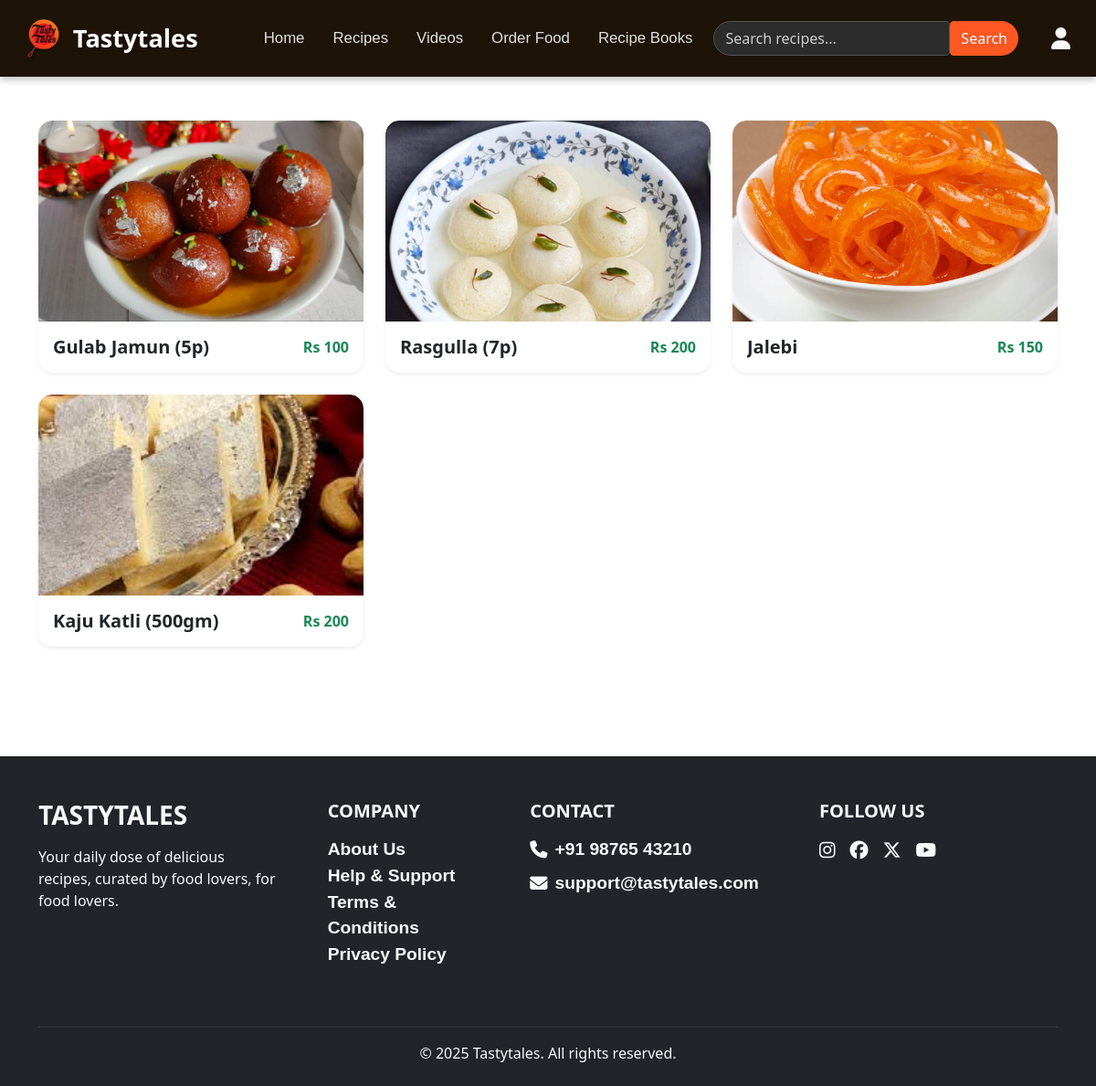
/sweet, run on the app's committed database.
### recipeproject/models.py (models this page shows)
class recipes(models.Model):
    foodname = models.CharField(max_length=255)
    foodimg = models.ImageField()
    foodinfo = models.TextField( default="No information available")
    foodprice = models.IntegerField(null=True,blank=True)
    videoSrc = models.URLField(null=True,blank=True,max_length=500)
    category = models.CharField(choices=allProducts, max_length=255)

### recipeproject/views.py (the view)
# urls.py: path('sweet', views.sweet),
def sweet(req):
    a = recipes.objects.filter(category='sweet').values()
    cl = list(a)
    return render(req,'sweet.html',context={'data':cl})

### recipeproject/templates/sweet.html (shortened to what this page needs)
{% load static %}
<!DOCTYPE html>
<html lang="en">
<head>
 <link href="https://cdn.jsdelivr.net/npm/bootstrap@5.3.3/dist/css/bootstrap.min.css" rel="stylesheet">
    <link rel="stylesheet" href="https://cdnjs.cloudflare.com/ajax/libs/font-awesome/6.6.0/css/all.min.css" />
     <link rel="stylesheet" href="{% static 'style.css' %}">
</head>
<body>
  <nav class="navbar navbar-expand-lg sticky-top py-3 px-3">
  <div class="container-fluid">
    <a class="navbar-brand" href="/">
      <img src="{% static 'src/logo-removebg-preview (2).png' %}" alt="Logo">
      Tastytales
    </a>
   <div class="collapse navbar-collapse d-none d-lg-flex justify-content-end align-items-center w-100">
      <ul class="navbar-nav me-auto ms-5">
        <li class="nav-item"><a class="nav-link" href="/">Home</a></li>
        <li class="nav-item"><a class="nav-link" href="/recipe">Recipes</a></li>
        <li class="nav-item"><a class="nav-link" href="/video">Videos</a></li>
        <li class="nav-item"><a class="nav-link" href="/orderfood">Order Food</a></li>
        <li class="nav-item"><a class="nav-link" href="/books">Recipe Books</a></li>
      </ul>
      <form class="d-flex search-form" id="searchf">
        <input class="form-control search-input" type="search" placeholder="Search recipes..." id="searchs">
        <button class="btn search-button" type="submit" id="searchb">Search</button>
      </form>
      <a href="/profile" class="user-icon ms-3"><i class="fa-solid fa-user"></i></a>
    </div>
  </div>
</nav>
  <div class="container py-5">
    <div class="row">
          {%for i in data%}
      <div class="col-md-4 col-sm-6 mb-4">
        <div class="card food-card border-0 shadow-sm">
          <a href="ordershow/{{i.id}}" class="text-decoration-none text-dark">
            <img src="{% static 'webimg/' %}{{ i.foodimg }}" class="card-img-top food-img" alt="Burger">
          <div class="card-body d-flex justify-content-between align-items-center">
  <h5 class="mb-0 fw-semibold text-truncate food-name">
   {{i.foodname}}
  </h5>
  <span class="text-success fw-bold">Rs {{i.foodprice}}</span>
</div>
          </a>
        </div>
      </div>
       {%endfor%}
    </div>
  </div>
  <div class="bg-dark text-light pt-5 pb-4 mt-5">
  <div class="container text-md-left">
    <div class="row text-md-left d-flex justify-content-between flex-wrap">
      <div class="col-md-3 mb-4">
        <h3 class="fw-bold text-uppercase mb-3">TASTYTALES</h3>
        <p>Your daily dose of delicious recipes, curated by food lovers, for food lovers.</p>
      </div>
      <div class="col-md-2 mb-4">
        <h5 class="text-uppercase fw-semibold mb-3">Company</h5>
        <ul class="list-unstyled">
          <li><a href="about" class="text-light text-decoration-none">About Us</a></li>
          <li><a href="support" class="text-light text-decoration-none">Help & Support</a></li>
          <li><a href="terms" class="text-light text-decoration-none">Terms & Conditions</a></li>
          <li><a href="privacy" class="text-light text-decoration-none">Privacy Policy</a></li>
        </ul>
      </div>
      <div class="col-md-3 mb-4">
        <h5 class="text-uppercase fw-semibold mb-3">Contact</h5>
        <ul class="list-unstyled">
          <li class="mb-2 d-flex align-items-center"><i class="fa-solid fa-phone me-2"></i>+91 98765 43210</li>
          <li class="d-flex align-items-center"><i class="fa-solid fa-envelope me-2"></i>support@tastytales.com</li>
        </ul>
      </div>
      <div class="col-md-3 mb-4">
        <h5 class="text-uppercase fw-semibold mb-3">Follow Us</h5>
        <div class="d-flex gap-3">
          <a href="https://instagram.com" target="_blank" class="text-light fs-5"><i class="fab fa-instagram"></i></a>
          <a href="https://facebook.com" target="_blank" class="text-light fs-5"><i class="fab fa-facebook"></i></a>
          <a href="https://x.com" target="_blank" class="text-light fs-5"><i class="fab fa-x-twitter"></i></a>
          <a href="https://youtube.com" target="_blank" class="text-light fs-5"><i class="fab fa-youtube"></i></a>
        </div>
      </div>
    </div>
    <hr class="border-secondary mt-4" />
    <div class="text-center">
      <p class="mb-0">&copy; 2025 Tastytales. All rights reserved.</p>
    </div>
  </div>
</div>
</body>
</html>

### recipeproject/static/style.css (style rules this page uses)
* { padding: 0; margin: 0; }
a { text-decoration: none; color: white; }
li { list-style: none; font-size: larger; font-weight: bolder; font-family: 'Franklin Gothic Medium', 'Arial Narrow', Arial, sans-serif; }
a { text-decoration: none; color: inherit; }
.food-card { border-radius: 15px; transition: transform 0.3s ease, box-shadow 0.3s ease; overflow: hidden; background-color: #fff; }
.food-img { height: 220px; object-fit: cover; border-top-left-radius: 15px; border-top-right-radius: 15px; }
.food-name { max-width: 70%; white-space: nowrap; overflow: hidden; text-overflow: ellipsis; }

### recipeproject/templates/sweet.html (style rules this page uses)
.navbar { font-family: 'Segoe UI', sans-serif; background-color: #1d1407; box-shadow: 0 3px 8px rgba(0, 0, 0, 0.25); font-size: 1rem; z-index: 1000; }
.navbar-brand { font-size: 1.7rem; font-weight: 700; color: #fff !important; display: flex; align-items: center; gap: 10px; text-shadow: 1px 1px 2px #00000060; }
.navbar-brand img { height: 42px; filter: drop-shadow(1px 1px 1px #00000060); }
.navbar-nav .nav-link { color: #e0e0e0 !important; font-weight: 500; margin-right: 15px; transition: 0.3s ease; font-size: 1.05rem; }
.search-form { flex-grow: 1; max-width: 450px; margin-right: 20px; }
.search-input { background-color: #2c2c2c; color: #fff; border: 1px solid #555; border-top-left-radius: 25px; border-bottom-left-radius: 25px; }
.search-input::placeholder { color: #ccc; }
.search-button { background-color: #ff5722; color: white; border: none; border-top-right-radius: 25px; border-bottom-right-radius: 25px; }
.user-icon { font-size: 1.5rem; color: #f8f9fa; transition: color 0.3s ease; }

### data on the page
recipes: foodimg (picture), foodname "Gulab Jamun (5p)", foodprice "100"
recipes: foodimg (picture), foodname "Rasgulla (7p)", foodprice "200"
recipes: foodimg (picture), foodname "Jalebi", foodprice "150"
recipes: foodimg (picture), foodname "Kaju Katli (500gm)", foodprice "200"
